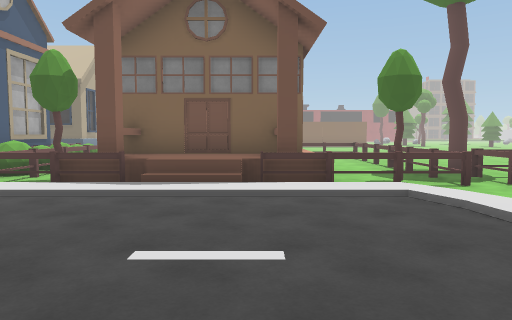
View 1 (above)

24 first-person views from a walk through a Unity game level. The camera is 1.3 m above the floor, tilts 4° down and sees 70° across. The floor is counted in squares, 2 m on a side. Each view is taken from the middle of a square. On the plan, view 1 faces up. The plan holds only what a view shows up to about 11 squares ahead; the rest is blank. The place goes on beyond the plan.

View 2
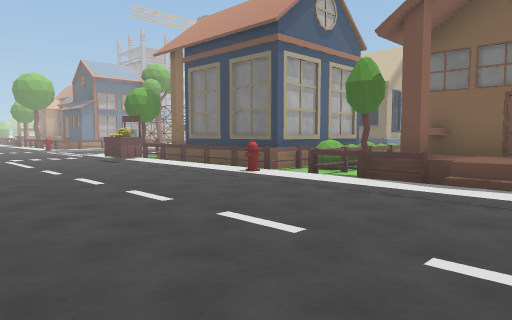

View 3
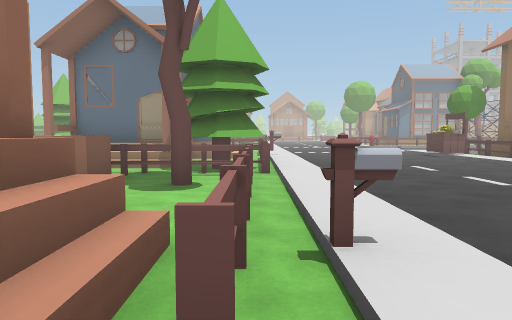

View 4
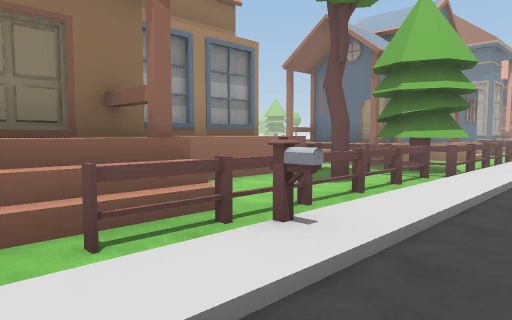

View 5
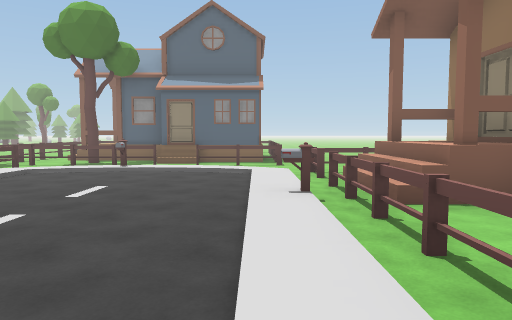

View 6
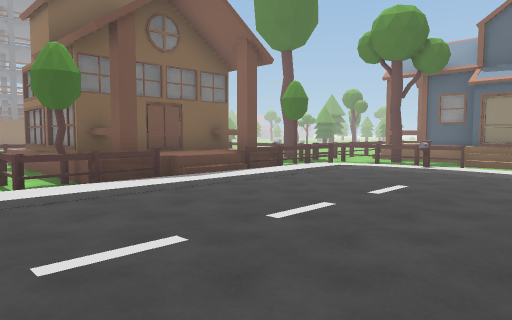

View 7
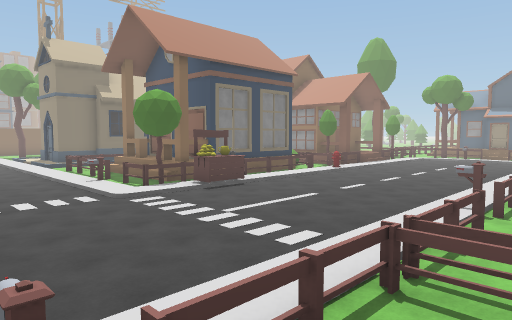

View 8
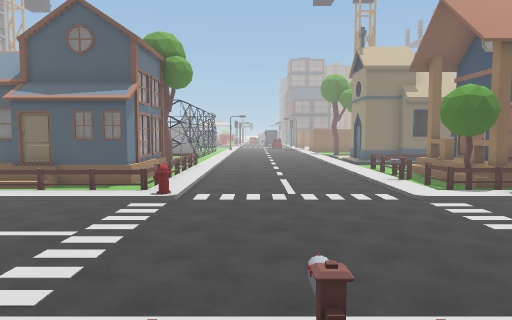

View 9
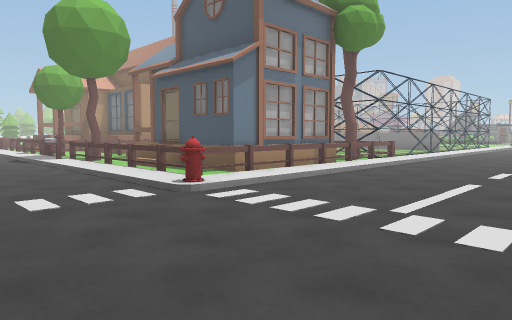

View 10
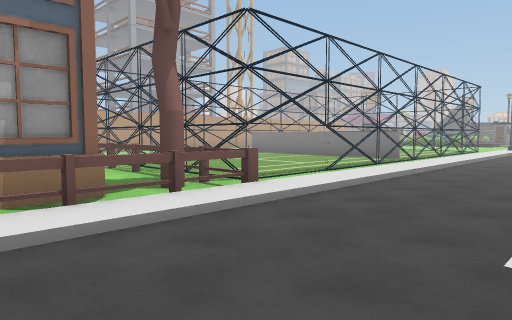

View 11
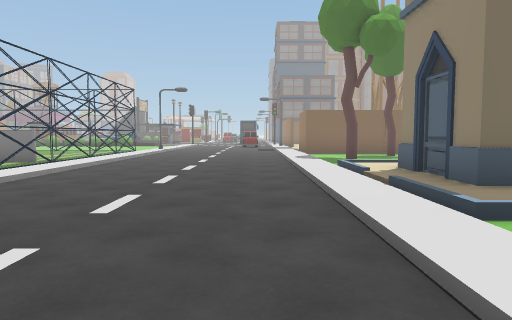

View 12
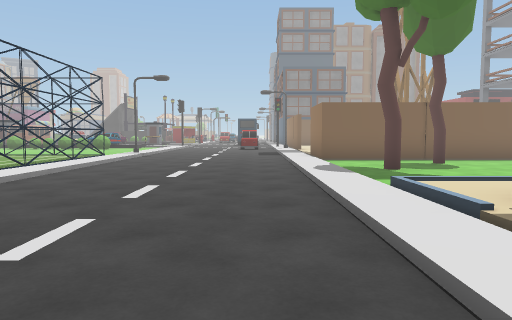

View 13
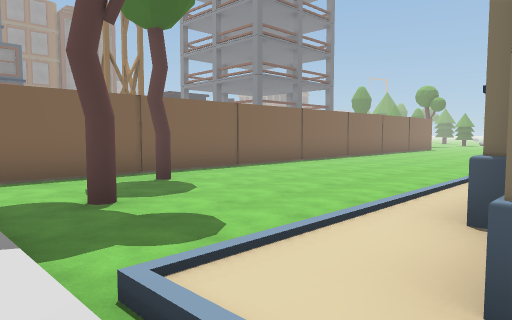

View 14
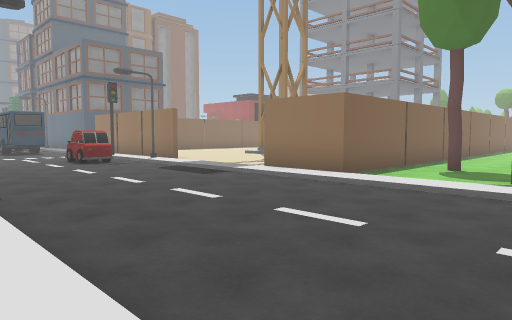

View 15
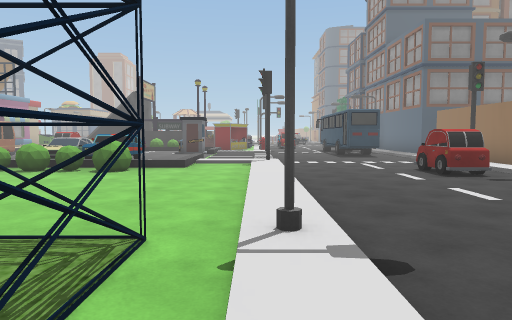

View 16
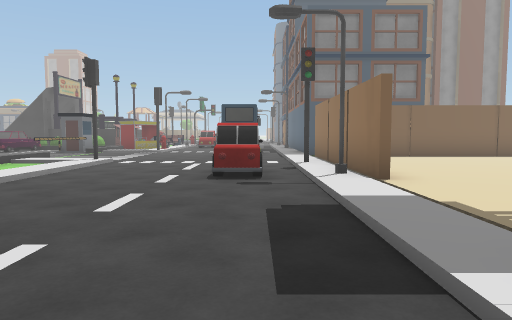

View 17
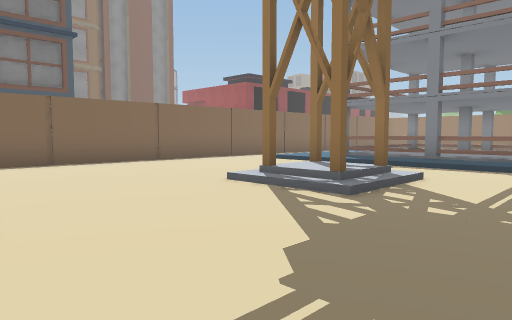

View 18
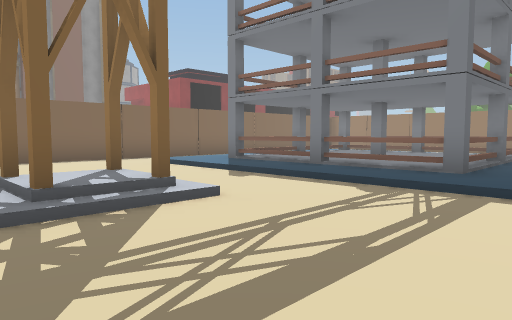

View 19
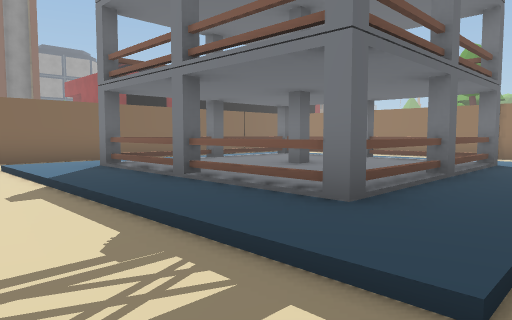

View 20
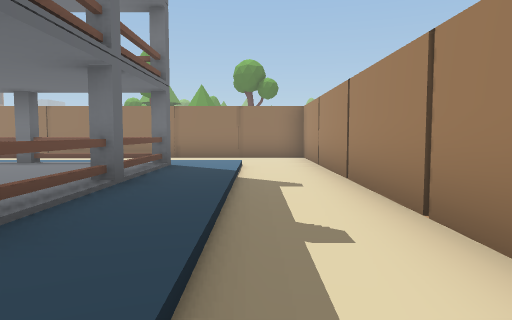

View 21
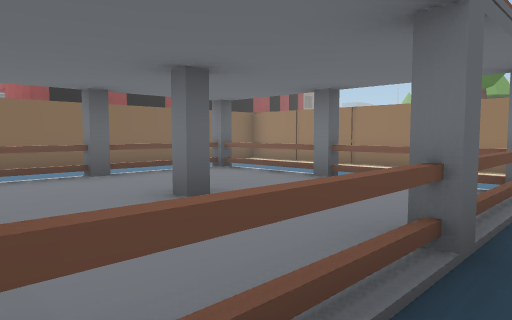

View 22
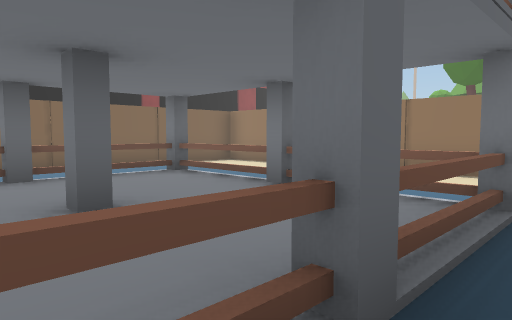

View 23
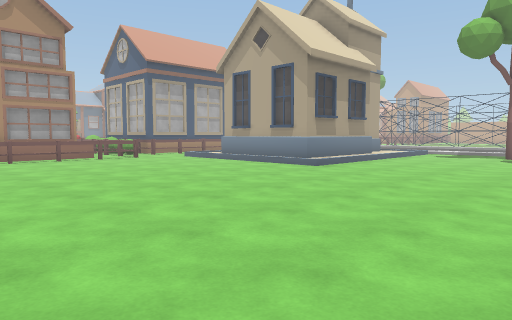

View 24
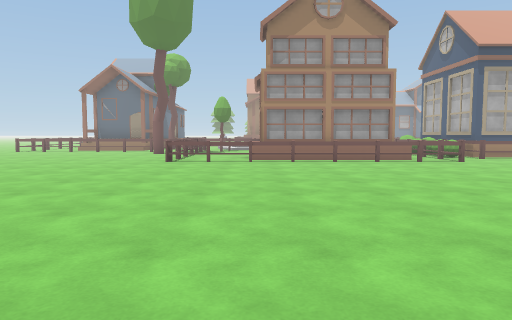

### Floor plan
Key: @ floor where view 1 was taken; # wall or solid block; x gap in a wall; . main floor; : floor 0.25 m higher than the main floor; + floor 0.5 m higher than the main floor; * floor 1 m higher than the main floor; % floor 1.25 m higher than the main floor; / step, stairs or slope; T thing the floor can be seen under or through; O other object.
Columns run from 21 left of view 1 to 8 right of it. Each row starts with its distance up from view 1.
 33   #....OO/
 32 O #....../##################
 31 O ///..../#::::::://///// :#
 30 O //#....##:::::::::::::: :#
 29 /O/./..../#::::::::TTxTT:/ #
 28 OO../...O/#:::/#:::T+++T:/ #
 27 ..../....O:::://:::T+#+T:/ #
 26 ..../..../::::/#:::T+++T:/:#
 25  .../..../:::::::::##xTT:/ #
 24   ..O..../:::::::::::::::/ #
 23    OO..../#  ::::::::::::::#
 22    O/..../##################
 21    O/..../.............
 20    O/..../..O..........
 19    O/....//O............
 18  OOO/..../...............
 17    O/..../...............
 16    O/..../:     /.........
 15    O/..../ OOOOO/..........
 14    O/..../ O OOO/..........
 13    O/..../ O   O/...........
 12 OOOO/..../      /............
 11 OOOOO..../      .OOOOOOOO....
 10    OO..../     OOOOOOOO.O.....
  9    OO..../OOO  #OOOOO O.O.....
  8 O  OO..../OO#   OOO   O.OO..
  7 OOOOO....O.OO   OOOOOOO.O...
  6 OOOOO..../OOO###OOOO  OOOOOO
  5 OOOOO..../O#O...O///////.O.O
  4 ......................./.OOOO
  3 ......................./OOOOO
  2    ....................//.OO
  1     ...................//OOO
  0     //://////////////@//.OOO
 -1       OOOOOOOOOOOOOOOO.O..
 -2       *  OOOO. OOO./// O..
 -3           OOOOOOOOOOO%OO
 -4            OOOOO OOOOOO
 -5            O OOO OOO

Where each view was taken, in squares from view 1:
view 1: 0 up, 0 right, facing up
view 2: 0 up, 0 right, facing up-left
view 3: 1 down, 1 right, facing left
view 4: 1 up, 1 right, facing down-left
view 5: 0 up, 5 left, facing right
view 6: 0 up, 5 left, facing up-right
view 7: 2 down, 15 left, facing up-right
view 8: 2 down, 15 left, facing up
view 9: 2 up, 13 left, facing up-left
view 10: 8 up, 14 left, facing up-left
view 11: 9 up, 13 left, facing up
view 12: 12 up, 13 left, facing up
view 13: 15 up, 12 left, facing up-right
view 14: 18 up, 17 left, facing up-right
view 15: 21 up, 17 left, facing up
view 16: 22 up, 13 left, facing up
view 17: 24 up, 11 left, facing up-right
view 18: 23 up, 8 left, facing up-right
view 19: 23 up, 5 left, facing up-right
view 20: 23 up, 4 left, facing right
view 21: 24 up, 2 left, facing up-right
view 22: 24 up, 1 left, facing up-right
view 23: 21 up, 1 right, facing down-left
view 24: 20 up, 1 right, facing down
